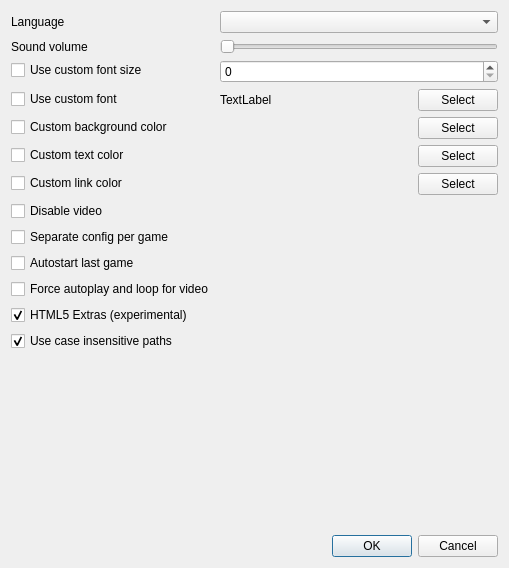
<?xml version="1.0" encoding="UTF-8"?>
<ui version="4.0">
 <class>OptionsDialog</class>
 <widget class="QDialog" name="OptionsDialog">
  <property name="windowModality">
   <enum>Qt::WindowModality::ApplicationModal</enum>
  </property>
  <property name="geometry">
   <rect>
    <x>0</x>
    <y>0</y>
    <width>509</width>
    <height>568</height>
   </rect>
  </property>
  <property name="windowTitle">
   <string>Options</string>
  </property>
  <layout class="QVBoxLayout" name="verticalLayout">
   <item>
    <layout class="QFormLayout" name="formLayout">
     <property name="labelAlignment">
      <set>Qt::AlignmentFlag::AlignLeading|Qt::AlignmentFlag::AlignLeft|Qt::AlignmentFlag::AlignVCenter</set>
     </property>
     <item row="2" column="0">
      <widget class="QCheckBox" name="checkBox_fontSize">
       <property name="text">
        <string>Use custom font size</string>
       </property>
      </widget>
     </item>
     <item row="2" column="1">
      <widget class="QSpinBox" name="spinBox_fontSize">
       <property name="maximum">
        <number>96</number>
       </property>
      </widget>
     </item>
     <item row="3" column="0">
      <widget class="QCheckBox" name="checkBox_font">
       <property name="text">
        <string>Use custom font</string>
       </property>
      </widget>
     </item>
     <item row="3" column="1">
      <layout class="QHBoxLayout" name="horizontalLayout_font">
       <item>
        <widget class="QLabel" name="label_font">
         <property name="text">
          <string notr="true">TextLabel</string>
         </property>
        </widget>
       </item>
       <item>
        <spacer name="horizontalSpacer_4">
         <property name="orientation">
          <enum>Qt::Orientation::Horizontal</enum>
         </property>
         <property name="sizeHint" stdset="0">
          <size>
           <width>40</width>
           <height>20</height>
          </size>
         </property>
        </spacer>
       </item>
       <item>
        <widget class="QPushButton" name="pushButton_font">
         <property name="text">
          <string>Select</string>
         </property>
        </widget>
       </item>
      </layout>
     </item>
     <item row="4" column="0">
      <widget class="QCheckBox" name="checkBox_backColor">
       <property name="text">
        <string>Custom background color</string>
       </property>
      </widget>
     </item>
     <item row="4" column="1">
      <layout class="QHBoxLayout" name="horizontalLayout_3">
       <item>
        <widget class="QLabel" name="label_backColor">
         <property name="minimumSize">
          <size>
           <width>48</width>
           <height>0</height>
          </size>
         </property>
         <property name="maximumSize">
          <size>
           <width>48</width>
           <height>16777215</height>
          </size>
         </property>
         <property name="baseSize">
          <size>
           <width>48</width>
           <height>0</height>
          </size>
         </property>
         <property name="text">
          <string notr="true"/>
         </property>
        </widget>
       </item>
       <item>
        <spacer name="horizontalSpacer">
         <property name="orientation">
          <enum>Qt::Orientation::Horizontal</enum>
         </property>
         <property name="sizeHint" stdset="0">
          <size>
           <width>40</width>
           <height>20</height>
          </size>
         </property>
        </spacer>
       </item>
       <item>
        <widget class="QPushButton" name="pushButton_backColor">
         <property name="text">
          <string>Select</string>
         </property>
        </widget>
       </item>
      </layout>
     </item>
     <item row="0" column="0">
      <widget class="QLabel" name="label_language">
       <property name="text">
        <string>Language</string>
       </property>
      </widget>
     </item>
     <item row="0" column="1">
      <widget class="QComboBox" name="comboBox_language"/>
     </item>
     <item row="5" column="0">
      <widget class="QCheckBox" name="checkBox_fontColor">
       <property name="text">
        <string>Custom text color</string>
       </property>
      </widget>
     </item>
     <item row="6" column="0">
      <widget class="QCheckBox" name="checkBox_linkColor">
       <property name="text">
        <string>Custom link color</string>
       </property>
      </widget>
     </item>
     <item row="9" column="0">
      <widget class="QCheckBox" name="checkBox_autostart">
       <property name="text">
        <string>Autostart last game</string>
       </property>
      </widget>
     </item>
     <item row="5" column="1">
      <layout class="QHBoxLayout" name="horizontalLayout">
       <item>
        <widget class="QLabel" name="label_fontColor">
         <property name="minimumSize">
          <size>
           <width>48</width>
           <height>0</height>
          </size>
         </property>
         <property name="maximumSize">
          <size>
           <width>48</width>
           <height>16777215</height>
          </size>
         </property>
         <property name="baseSize">
          <size>
           <width>48</width>
           <height>0</height>
          </size>
         </property>
         <property name="text">
          <string notr="true"/>
         </property>
        </widget>
       </item>
       <item>
        <spacer name="horizontalSpacer_2">
         <property name="orientation">
          <enum>Qt::Orientation::Horizontal</enum>
         </property>
         <property name="sizeHint" stdset="0">
          <size>
           <width>40</width>
           <height>20</height>
          </size>
         </property>
        </spacer>
       </item>
       <item>
        <widget class="QPushButton" name="pushButton_fontColor">
         <property name="text">
          <string>Select</string>
         </property>
        </widget>
       </item>
      </layout>
     </item>
     <item row="6" column="1">
      <layout class="QHBoxLayout" name="horizontalLayout_4">
       <item>
        <widget class="QLabel" name="label_linkColor">
         <property name="minimumSize">
          <size>
           <width>48</width>
           <height>0</height>
          </size>
         </property>
         <property name="maximumSize">
          <size>
           <width>48</width>
           <height>16777215</height>
          </size>
         </property>
         <property name="baseSize">
          <size>
           <width>48</width>
           <height>0</height>
          </size>
         </property>
         <property name="text">
          <string notr="true"/>
         </property>
        </widget>
       </item>
       <item>
        <spacer name="horizontalSpacer_3">
         <property name="orientation">
          <enum>Qt::Orientation::Horizontal</enum>
         </property>
         <property name="sizeHint" stdset="0">
          <size>
           <width>40</width>
           <height>20</height>
          </size>
         </property>
        </spacer>
       </item>
       <item>
        <widget class="QPushButton" name="pushButton_linkColor">
         <property name="text">
          <string>Select</string>
         </property>
        </widget>
       </item>
      </layout>
     </item>
     <item row="8" column="0">
      <widget class="QCheckBox" name="checkBox_perGameConfig">
       <property name="text">
        <string>Separate config per game</string>
       </property>
      </widget>
     </item>
     <item row="1" column="0">
      <widget class="QLabel" name="label_volume">
       <property name="text">
        <string>Sound volume</string>
       </property>
      </widget>
     </item>
     <item row="1" column="1">
      <widget class="QSlider" name="horizontalSlider_volume">
       <property name="maximum">
        <number>100</number>
       </property>
       <property name="orientation">
        <enum>Qt::Orientation::Horizontal</enum>
       </property>
      </widget>
     </item>
     <item row="7" column="0">
      <widget class="QCheckBox" name="checkBox_disableVideo">
       <property name="text">
        <string>Disable video</string>
       </property>
      </widget>
     </item>
     <item row="10" column="0">
      <widget class="QCheckBox" name="checkBox_videoFix">
       <property name="text">
        <string>Force autoplay and loop for video</string>
       </property>
      </widget>
     </item>
     <item row="11" column="0">
      <widget class="QCheckBox" name="checkBox_HTML5Extras">
       <property name="text">
        <string>HTML5 Extras (experimental)</string>
       </property>
       <property name="checked">
        <bool>true</bool>
       </property>
      </widget>
     </item>
     <item row="12" column="0">
      <widget class="QCheckBox" name="checkBox_CaseInsensitiveFilePath">
       <property name="toolTip">
        <string>&lt;html&gt;&lt;head/&gt;&lt;body&gt;&lt;p&gt;Ignore case when locating game resources (e.g. images) in the file system.&lt;/p&gt;&lt;p&gt;This allows to run games designed in Windows, where filesystems are case-insensitive, in other environments.&lt;/p&gt;&lt;/body&gt;&lt;/html&gt;</string>
       </property>
       <property name="text">
        <string>Use case insensitive paths</string>
       </property>
       <property name="checked">
        <bool>true</bool>
       </property>
      </widget>
     </item>
    </layout>
   </item>
   <item>
    <spacer name="verticalSpacer">
     <property name="orientation">
      <enum>Qt::Orientation::Vertical</enum>
     </property>
     <property name="sizeHint" stdset="0">
      <size>
       <width>20</width>
       <height>40</height>
      </size>
     </property>
    </spacer>
   </item>
   <item>
    <widget class="QDialogButtonBox" name="buttonBox">
     <property name="standardButtons">
      <set>QDialogButtonBox::StandardButton::Cancel|QDialogButtonBox::StandardButton::Ok</set>
     </property>
    </widget>
   </item>
  </layout>
 </widget>
 <resources/>
 <connections/>
</ui>
